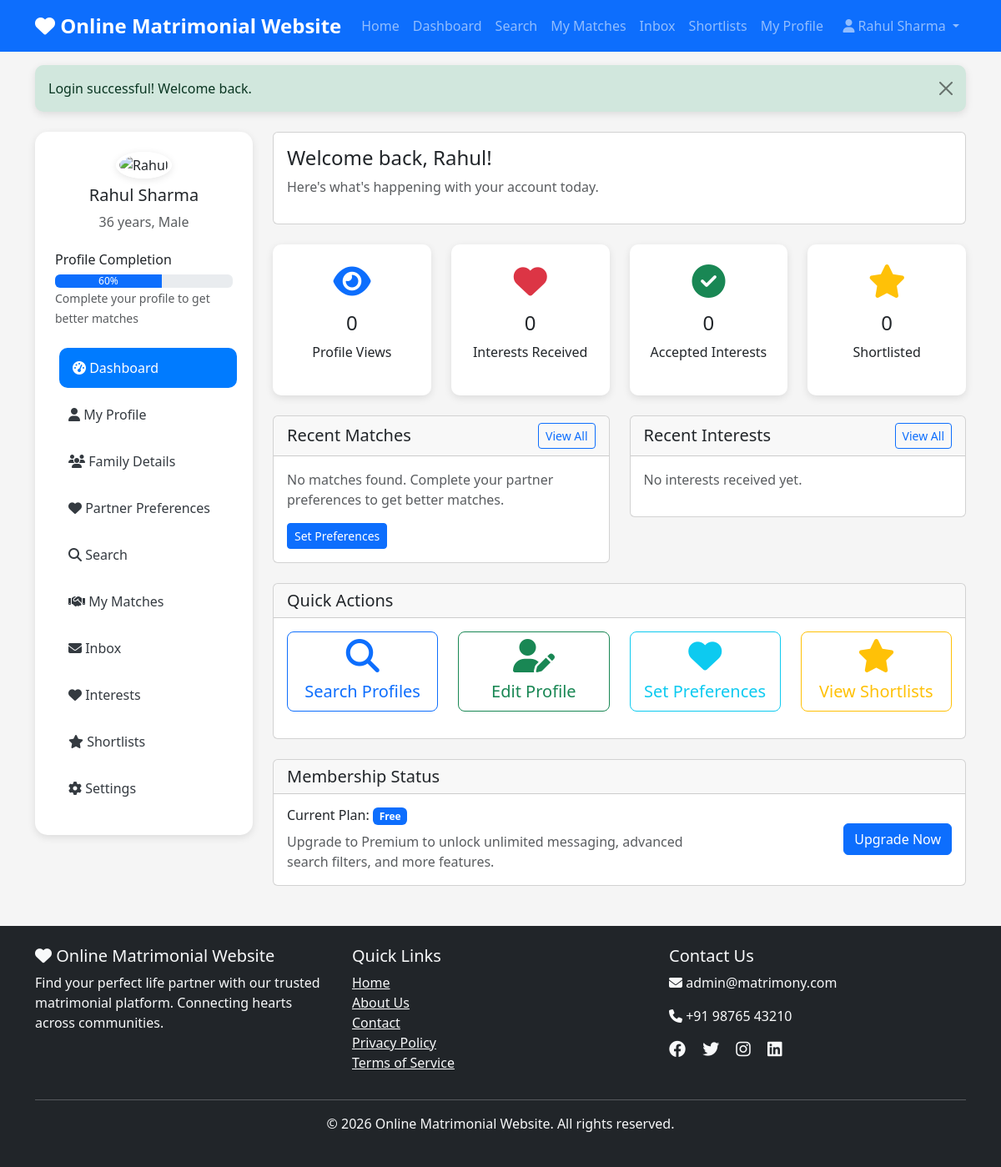
/user/dashboard.php (signed in), run on the app's committed database.
### tables this page shows
CREATE TABLE users (
    id int(11) NOT NULL AUTO_INCREMENT,
    username varchar(50) NOT NULL,
    email varchar(100) NOT NULL,
    password varchar(255) NOT NULL,
    first_name varchar(50) NOT NULL,
    last_name varchar(50) NOT NULL,
    gender enum('Male','Female') NOT NULL,
    date_of_birth date NOT NULL,
    religion varchar(50) NOT NULL,
    caste varchar(50) NOT NULL,
    marital_status enum('Never Married','Divorced','Widowed','Awaiting Divorce') NOT NULL,
    height varchar(10) DEFAULT NULL,
    weight varchar(10) DEFAULT NULL,
    complexion varchar(30) DEFAULT NULL,
    body_type varchar(30) DEFAULT NULL,
    physical_status varchar(30) DEFAULT NULL,
    mother_tongue varchar(50) NOT NULL,
    country varchar(50) NOT NULL,
    state varchar(50) NOT NULL,
    city varchar(50) NOT NULL,
    education varchar(100) DEFAULT NULL,
    occupation varchar(100) DEFAULT NULL,
    annual_income varchar(50) DEFAULT NULL,
    about_me text DEFAULT NULL,
    profile_photo varchar(255) DEFAULT NULL,
    kundali_file varchar(255) DEFAULT NULL,
    phone varchar(20) DEFAULT NULL,
    is_active tinyint(1) DEFAULT 1,
    is_verified tinyint(1) DEFAULT 0,
    membership_plan enum('Free','Basic','Premium','Gold') DEFAULT 'Free',
    membership_expiry date DEFAULT NULL,
    created_at timestamp DEFAULT CURRENT_TIMESTAMP,
    updated_at timestamp DEFAULT CURRENT_TIMESTAMP ON UPDATE CURRENT_TIMESTAMP,
    PRIMARY KEY (id),
    UNIQUE KEY username (username),
    UNIQUE KEY email (email),
    KEY gender (gender),
    KEY religion (religion),
    KEY caste (caste),
    KEY marital_status (marital_status),
    KEY is_active (is_active)
);

### user/dashboard.php (the view, shortened to what the rows shown need)
<?php
require_once '../includes/config.php';
$user_id = get_user_id();
$user = get_user_by_id($user_id);
?>
<?php require_once '../includes/header.php'; ?>
<div class="row">
    <div class="col-md-3">
        <div class="sidebar">
            <div class="text-center mb-4">
                <?php if ($user['profile_photo']): ?>
                    <img src="<?php echo SITE_URL . PHOTO_PATH . $user['profile_photo']; ?>"
                         alt="<?php echo $user['first_name']; ?>"
                         class="profile-photo mb-2">
                <?php else: ?>
                    <img src="<?php echo SITE_URL; ?>assets/images/default-avatar.png"
                         alt="<?php echo $user['first_name']; ?>"
                         class="profile-photo mb-2">
                <?php endif; ?>
                <h5><?php echo $user['first_name'] . ' ' . $user['last_name']; ?></h5>
                <p class="text-muted"><?php echo calculate_age($user['date_of_birth']); ?> years, <?php echo $user['gender']; ?></p>
            </div>
        </div>
    </div>
    <div class="col-md-9">
        <div class="card mb-4">
            <div class="card-body">
                <h4 class="card-title">Welcome back, <?php echo $user['first_name']; ?>!</h4>
                <p class="text-muted">Here's what's happening with your account today.</p>
            </div>
        </div>
        <div class="card mt-4">
            <div class="card-body">
                <div class="row align-items-center">
                    <div class="col-md-8">
                        <h6>Current Plan: <span class="badge bg-primary"><?php echo $user['membership_plan']; ?></span></h6>
                    </div>
                </div>
            </div>
        </div>
    </div>
</div>
<?php require_once '../includes/footer.php'; ?>

### data on the page
users: first_name "Rahul", last_name "Sharma", date_of_birth "36", gender "Male", membership_plan "Free"

### other printed values
SITE_NAME "Online Matrimonial Website"
$_SESSION['user_name'] "Rahul Sharma"
$flash['message'] "Login successful! Welcome back."
$completion_percentage "60"
$stats['profile_views'] "0"
$stats['interests_received'] "0"
$stats['accepted_interests'] "0"
$stats['shortlisted'] "0"
SITE_EMAIL "admin@matrimony.com"
